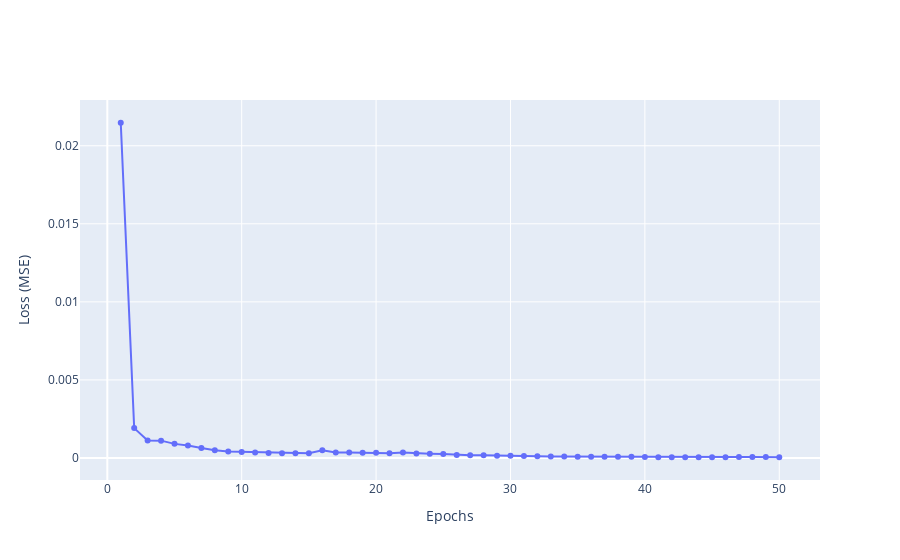

The cell this chart's notebook holds for it:
### Code cell
fig = go.Figure()
fig.add_trace(go.Scatter(x = np.linspace(1,50), y = history.history['loss'],
                         showlegend=False, mode="markers+lines"))
fig.update_xaxes(title='Epochs')
fig.update_yaxes(title='Loss (MSE)')

### Figure 1 — Plotly figure (JSON) as saved in the notebook; plotly's stock layout.template omitted (floating-point values rounded to 4 significant figures)
{"data": [{"mode": "markers+lines", "showlegend": false, "type": "scatter", "x": [1, 2, 3, 4, 5, 6, 7, 8, 9, 10, 11, 12, 13, 14, 15, 16, 17, 18, 19, 20, 21, 22, 23, 24, 25, 26, 27, 28, 29, 30, 31, 32, 33, 34, 35, 36, 37, 38, 39, 40, 41, 42, 43, 44, 45, 46, 47, 48, 49, 50], "y": [0.02147, 0.001911, 0.001116, 0.00111, 0.0009025, 0.0007973, 0.00064, 0.0004995, 0.000408, 0.0003874, 0.0003568, 0.0003119, 0.0002963, 0.0003055, 0.0002958, 0.0004989, 0.0003464, 0.0003471, 0.0003383, 0.0003347, 0.0002977, 0.0003451, 0.0002927, 0.0002709, 0.0002515, 0.0001971, 0.0001804, 0.000169, 0.0001439, 0.0001426, 0.0001291, 0.0001061, 9.468e-05, 8.884e-05, 7.532e-05, 7.091e-05, 7.502e-05, 7.766e-05, 8.472e-05, 5.902e-05, 5.012e-05, 5.322e-05, 5.183e-05, 4.975e-05, 4.55e-05, 4.647e-05, 5.39e-05, 5.652e-05, 6.221e-05, 5.148e-05]}], "layout": {"xaxis": {"title": {"text": "Epochs"}}, "yaxis": {"title": {"text": "Loss (MSE)"}}}}
